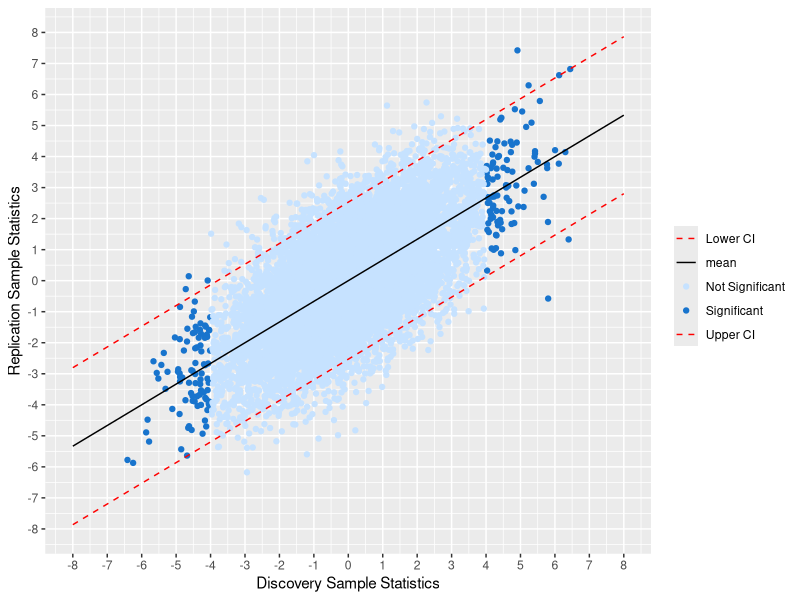
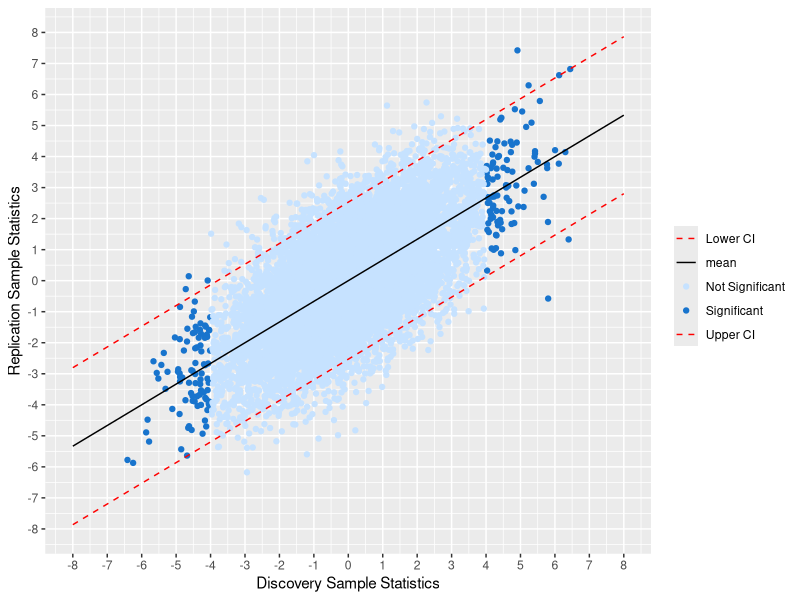

These figures' R source, in order:
#libraries
library(tidyverse)
library(MASS)
library(ggplot2)
library(dplyr)
library(plyr)
library(reshape2)

#simulating data 
tempSd<-sqrt(2)
sigma<-tempSd
N=10000
sampleSize=10000
lamda <- rnorm(n=N, mean=0, sd=tempSd)
results<-matrix(nrow=N, ncol=3)
for(i in 1:N){
  results[i,1] = lamda[i]
  results[i,c(2,3)] <- rnorm(n=2,mean=lamda[i],sd=1)
}
results.data=as.data.frame(results)
colnames(results.data)=c("lamda", "Discovery_Sample_Statistics", "Replication_Sample_Statistics")

#mean
calculate_mean<-function(s1){
  sd_S1<-sqrt(1*sigma^2+1)
  sd_S2<-sqrt(1*sigma^2+1)
  mean<-(sqrt(1)*sqrt(1)*sigma^2*s1)/(sd_S1^2)
}

calculate_upperCI<-function(s1){
  sampleS1<-1
  sampleS2<-1
  sd_S1<-sqrt(sampleS1*sigma^2+1)
  sd_S2<-sqrt(sampleS2*sigma^2+1)
  mean<-(sqrt(sampleS1)*sqrt(sampleS2)*sigma^2*s1)/(sd_S1^2)
  var2<-1+((sampleS2*sigma^2)/(sd_S1)^2)
  error <- qnorm(0.975)*sqrt(var2)
  mean+error
}

calculate_lowerCI<-function(s1){
  sampleS1<-1
  sampleS2<-1
  sd_S1<-sqrt(sampleS1*sigma^2+1)
  sd_S2<-sqrt(sampleS2*sigma^2+1)
  mean<-(sqrt(sampleS1)*sqrt(sampleS2)*sigma^2*s1)/(sd_S1^2)
  var2<-1+((sampleS2*sigma^2)/(sd_S1)^2)
  error <- qnorm(0.975)*sqrt(var2)
  return(mean-error)
}


s1VSs2_4<-ggplot() +
  geom_point(data = filter(results.data, Discovery_Sample_Statistics>4 | Discovery_Sample_Statistics<(-4)), mapping = aes(x=Discovery_Sample_Statistics, y = Replication_Sample_Statistics, color = "Significant"))+
  geom_point(data = filter(results.data, Discovery_Sample_Statistics<4 & Discovery_Sample_Statistics>(-4)), mapping = aes(x=Discovery_Sample_Statistics, y = Replication_Sample_Statistics, color="Not Significant"))+
 # geom_hline(yintercept=4, linetype="dashed", color = "black")+
  scale_y_continuous(breaks=seq(-8, 8, 1), limits=c(-8,8))+scale_x_continuous(breaks=seq(-8, 8, 1), limits=c(-8, 8))+
  #geom_hline(yintercept=-4, linetype="dashed", color = "black")+
  xlab("Discovery Sample Statistics")+ylab("Replication Sample Statistics")+
  stat_function(fun=calculate_mean, aes(color="mean"))+
  stat_function(fun=calculate_lowerCI, linetype = 2, aes(color="Lower CI"))+
  stat_function(fun=calculate_upperCI,linetype = 2, aes(color="Upper CI"))+
  theme(legend.position = "right")+
  scale_color_manual(name = element_blank(), # or name = element_blank()
                     values = c("Not Significant"="slategray1", "Significant"="dodgerblue3", "mean"="black", "Upper CI"="red", "Lower CI"="red"))
s1VSs2_4

#color="dodgerblue3"

ggsave(filename="Figure3.jpg")
